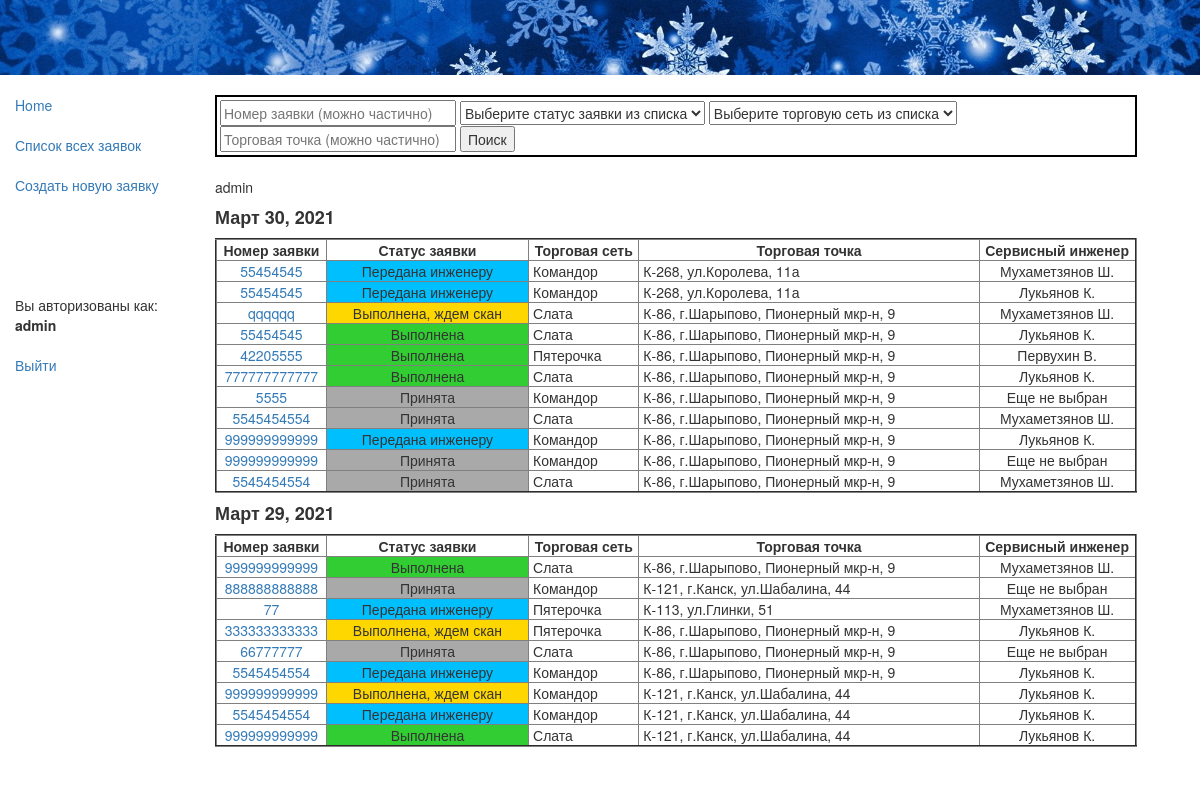
Before: /app/recs/ (signed in) with the older database file.
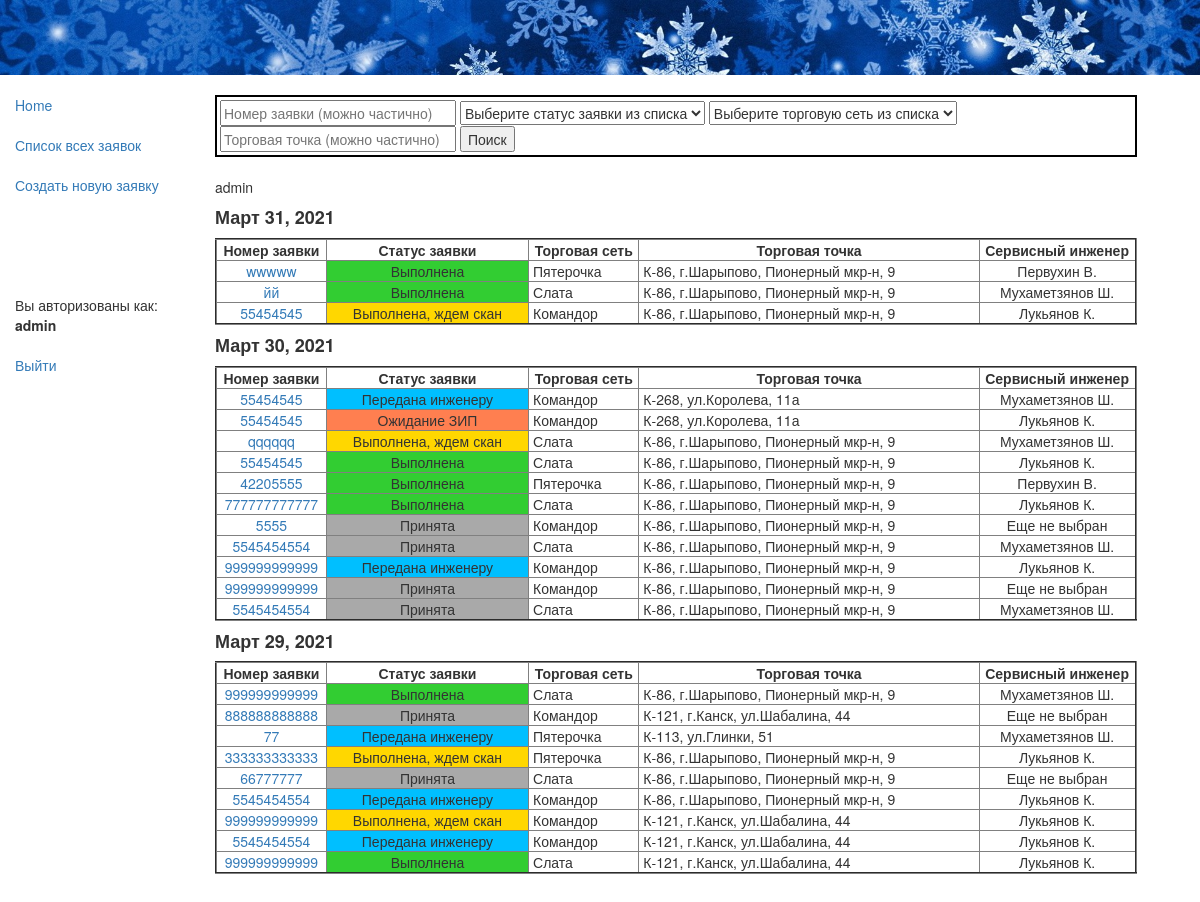
After: the same page with the newer database file.
### app/models.py (models this page shows, shortened)
class Rec(models.Model):
    status = models.ForeignKey(Status, null=True, on_delete=models.SET_NULL, default=4, verbose_name="Статус заявки")
    retail = models.ForeignKey(Retail, null=True, on_delete=models.SET_NULL, verbose_name="Торговая сеть")
    rec_date = models.DateField(auto_now_add=True, verbose_name="Дата создания заявки")
    rec_time = models.TimeField(auto_now_add=True, verbose_name="Время создания заявки")
    user = models.ForeignKey(User, null=True, on_delete=models.SET_NULL, verbose_name="Диспетчер")
    customer = models.CharField(max_length=100, verbose_name="ФИО инициатора заявки")
    rec_num = models.CharField(verbose_name='Номер заявки', max_length=8)
    store = models.ForeignKey(Store, null=True, on_delete=models.SET_NULL, verbose_name="Торговая точка, адрес")
    description = models.TextField(max_length=1000, verbose_name="Содержание заявки")
    trouble = models.ForeignKey(Trouble, null=True, on_delete=models.SET_NULL, verbose_name="Категория неисправности")
    tech = models.ForeignKey(Tech, null=True, on_delete=models.SET_NULL, verbose_name="Сервисный инженер")
    sign_day = models.DateField(null=True, verbose_name="Дата передачи заявки инженеру")
    sign_time = models.TimeField(null=True, verbose_name="Время передачи заявки инженеру")
    zip_comment = models.TextField(max_length=1000, null=True, verbose_name="Комментарий ЗИП")
    visit_day_begin = models.DateField(null=True, verbose_name="Дата начала работ")
    visit_time_begin = models.TimeField(null=True, verbose_name="Время начала работ")
    visit_day_end = models.DateField(null=True, verbose_name="Дата окончания работ")
    visit_time_end = models.TimeField(null=True, verbose_name="Время окончания работ")
    result = models.TextField(null=True, max_length=1000, verbose_name="Результат выезда")
    form = models.CharField(null=True, max_length=10, verbose_name="Номер заказа-наряда")
    jpg = models.ImageField(upload_to='images', null=True, verbose_name="Скан-копия заказа-наряда")
    class Meta:
        verbose_name = 'Заявка'
        verbose_name_plural = 'Заявки'
        ordering = ['-rec_time'] # отображение заявок в rec-list.html в обратном порядке по времени
        permissions = (("can_create_update", "Может rec_create и rec_update"),
                       ("can_list_detail", "Может rec_list и rec_detail"),
                       )
    def get_absolute_url(self):
        return reverse('rec_detail', args=[str(self.id)])

class Status(models.Model):
    name = models.CharField(max_length=32, help_text="Состояние заявки")
    class Meta:
        verbose_name = 'Статус'
        verbose_name_plural = 'Статусы'
    def __str__(self):
        return self.name

class Retail(models.Model):
    name = models.CharField(max_length=64, help_text="Торговая сеть")
    class Meta:
        verbose_name = 'Торговая сеть'
        verbose_name_plural = 'Торговые сети'
    def __str__(self):
        return self.name

class Store(models.Model):
    name = models.CharField(max_length=96, help_text="Торговая точка, адрес")
    retail = models.ForeignKey(Retail, null=True, on_delete=models.SET_NULL, verbose_name="Торговая сеть")
    class Meta:
        verbose_name = 'Магазин'
        verbose_name_plural = 'Магазины'
    def __str__(self):
        return self.name

class Tech(models.Model):
    name = models.CharField(max_length=64, help_text="Сервисный инженер")
    class Meta:
        verbose_name = 'Инженер'
        verbose_name_plural = 'Инженеры'
    def __str__(self):
        return self.name

### app/views.py (the view)
class RecList(PermissionRequiredMixin, generic.ListView):
    model = Rec
    permission_required = 'app.can_list_detail'
    def get_queryset(self):  # новый
        global x # глоб. перем. для передачи отфильтрованного QuerySet из этой функции в следующую
        global y # глоб. перем. - флаг того, что была фильтрация
        y = False
        rn = self.request.GET.get('rn') # принимаем значения из полей для поиска из rec_list.html
        rs = self.request.GET.get('rs')
        r = self.request.GET.get('r')
        s = self.request.GET.get('s')
        recs = Rec.objects.all()
        if rn:  # фильтр по номеру заявки
            recs = recs.filter(rec_num__icontains=rn)
        if rs:  # фильтр по статусу
            recs = recs.filter(status=rs)
        if r:  # фильтр по торговой сети
            recs = recs.filter(retail=r)
        if s:  # фильтр торговой точке
            search_list = []
            for i in recs:
                if s in i.store.name:
                    search_list.append(i.id)
            recs = recs.filter(id__in=search_list)
        recs = recs.exclude(store=None)
        x = recs
        if rn or rs or r or s:
            y = True
        return recs
    def get_context_data(self, **kwargs):
        context = super(RecList, self).get_context_data(**kwargs)
        ddd = set()
        for i in x: # x - это уже отфильтрованный первой функцией список
             ddd.add(i.rec_date)
        ddd = sorted(ddd, reverse=True)[:45]  # сортировка убыванию даты и кол-во отображаемых дней
        context['status_all'] = Status.objects.all()  # Передаем эти кверисеты для организации
        context['retail_all'] = Retail.objects.all()  # выпадающего списка в HTML
        context['ddd'] = ddd # Добавляем переменную с датами к контексту для использования в HTML
        context['gray'] = gray  # цвета статусов
        context['blue'] = blue
        context['yellow'] = yellow
        context['green'] = green
        context['red'] = red
        context['y'] = y # глоб. перем. - флаг того, что была фильтрация
        return context

### app/templates/app/rec_list.html (shortened to what this page needs)
{% extends "base_generic.html" %}
{% block content %}
<br>
<div style="border: 2px solid black; background-color: white; padding: 3px; width:95%;">
{% if y %}
    <form action="{% url 'recs' %}">
      <button type="submit">Убрать фильтр</button>
    </form>
{% else %}
<form name="feedback" method="get" action="{% url 'recs' %}">
 <input size = "28" type="text" name="rn" placeholder="Номер заявки (можно частично)">
  <select name="rs">
    <option value="">Выберите статус заявки из списка</option>
  </select>
  <select name="r">
    <option value="">Выберите торговую сеть из списка</option>
  </select>
<input size = "28" type="text" name="s" placeholder="Торговая точка (можно частично)">
 {% if not y %}
    <input type="submit" name="submit_btn" value="Поиск">
      {% endif %}
{% endif %}
</form>
</div>
<br>
  {% if rec_list %}
{{ user.get_username }}
    {% for d in ddd %}
<table border="2" width="95%">
        <h4><strong>{{ d }}  </strong></h4>
       <tr>
           <td width="12%" align="center" > <strong> &nbsp;Номер заявки&nbsp; </strong> </td>
           <td width="22%" align="center" > <strong> &nbsp;Статус заявки&nbsp; </strong> </td>
           <td width="12%" align="center" > <strong> &nbsp;Торговая сеть&nbsp; </strong> </td>
           <td width="37%" align="center" > <strong> &nbsp;Торговая точка&nbsp; </strong> </td>
           <td width="17%" align="center" > <strong> &nbsp;Сервисный инженер&nbsp; </strong> </td>
       </tr>
      {% for rec in rec_list %}
            {% if rec.rec_date == d %}
          <tr>
              <td align="center" > <a href="{{ rec.get_absolute_url }}">&nbsp;{{ rec.rec_num }}&nbsp;</a> </td>
                {% if rec.status == gray %}
                <td bgcolor=#A9A9A9 align="center" > &nbsp;{{ rec.status }}&nbsp;</td>
                {% elif rec.status == blue %}
                <td bgcolor=#00BFFF align="center" > &nbsp;{{ rec.status }}&nbsp;</td>
                {% elif rec.status == red %}
                <td bgcolor=#FF7F50 align="center" > &nbsp;{{ rec.status }}&nbsp;</td>
                {% elif rec.status == yellow %}
                <td bgcolor=#FFD700 align="center" > &nbsp;{{ rec.status }}&nbsp;</td>
                {% elif rec.status == green %}
                <td bgcolor=#32CD32 align="center" > &nbsp;{{ rec.status }}&nbsp;</td>
                {% endif %}
              <td > &nbsp;{{ rec.retail}}&nbsp; </td>
              <td > &nbsp;{{ rec.store}}&nbsp; </td>
              {% if rec.tech %}
              <td  align="center" > &nbsp;{{ rec.tech }}&nbsp;</td>
              {% else %}
              <td align="center" > &nbsp;Еще не выбран&nbsp;</td>
              {% endif %}
          </tr>
            {% endif %}
      {% endfor %}
    </table>
    {% endfor %}
  {% else %}
    <br><p>А заявок то нетути</p>
  {% endif %}
<br><br>
{% endblock %}

Changed rows visible on the page:
added Rec: ddd "Март 31, 2021", rec_num "wwwww", status "Выполнена", retail "Пятерочка", store "К-86, г.Шарыпово, Пионерный мкр-н, 9", tech "Первухин В."
added Rec: rec_num "йй", status "Выполнена", retail "Слата", store "К-86, г.Шарыпово, Пионерный мкр-н, 9", tech "Мухаметзянов Ш.", shown under "Март 31, 2021"
added Rec: rec_num "55454545", status "Выполнена, ждем скан", retail "Командор", store "К-86, г.Шарыпово, Пионерный мкр-н, 9", tech "Лукьянов К.", shown under "Март 31, 2021"
changed Rec: status_id 5 → 8 (drawn)
Other visible differences:
new list line: "Номер заявки Статус заявки Торговая сеть Торговая точка Сервисный инженер"
list line gone: "Передана инженеру"
new list line: "Ожидание ЗИП"
